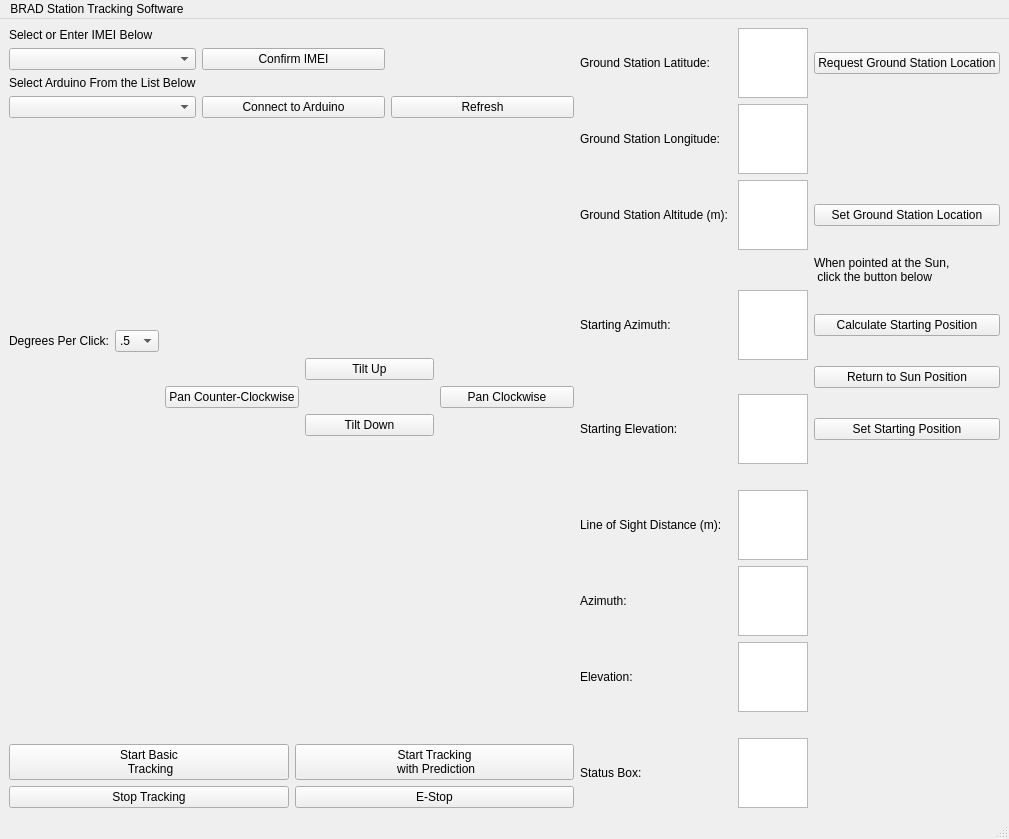
<?xml version="1.0" encoding="UTF-8"?>
<ui version="4.0">
 <author>Mathew Clutter</author>
 <class>MainWindow</class>
 <widget class="QMainWindow" name="MainWindow">
  <property name="geometry">
   <rect>
    <x>0</x>
    <y>0</y>
    <width>785</width>
    <height>728</height>
   </rect>
  </property>
  <property name="windowTitle">
   <string>MainWindow</string>
  </property>
  <widget class="QWidget" name="centralwidget">
   <layout class="QGridLayout" name="gridLayout_5">
    <item row="2" column="0">
     <spacer name="verticalSpacer_5">
      <property name="orientation">
       <enum>Qt::Vertical</enum>
      </property>
      <property name="sizeHint" stdset="0">
       <size>
        <width>20</width>
        <height>40</height>
       </size>
      </property>
     </spacer>
    </item>
    <item row="1" column="0">
     <layout class="QGridLayout" name="gridLayout_3">
      <item row="1" column="3">
       <widget class="QPushButton" name="tiltUpButton">
        <property name="text">
         <string>             Tilt Up             </string>
        </property>
       </widget>
      </item>
      <item row="0" column="0">
       <widget class="QLabel" name="label_13">
        <property name="text">
         <string>Degrees Per Click:</string>
        </property>
       </widget>
      </item>
      <item row="2" column="2">
       <widget class="QPushButton" name="panCounterClockwiseButton">
        <property name="text">
         <string>Pan Counter-Clockwise</string>
        </property>
       </widget>
      </item>
      <item row="3" column="3">
       <widget class="QPushButton" name="tiltDownButton">
        <property name="text">
         <string>Tilt Down</string>
        </property>
       </widget>
      </item>
      <item row="2" column="4">
       <widget class="QPushButton" name="panClockwiseButton">
        <property name="text">
         <string>       Pan Clockwise       </string>
        </property>
       </widget>
      </item>
      <item row="0" column="1">
       <widget class="QComboBox" name="degreesPerClickBox">
        <property name="sizeAdjustPolicy">
         <enum>QComboBox::AdjustToContents</enum>
        </property>
        <item>
         <property name="text">
          <string>.5</string>
         </property>
        </item>
        <item>
         <property name="text">
          <string>1</string>
         </property>
        </item>
        <item>
         <property name="text">
          <string>5</string>
         </property>
        </item>
        <item>
         <property name="text">
          <string>10</string>
         </property>
        </item>
       </widget>
      </item>
     </layout>
    </item>
    <item row="0" column="2" rowspan="4">
     <layout class="QGridLayout" name="gridLayout_2">
      <item row="10" column="1">
       <widget class="QPlainTextEdit" name="distanceDisplay"/>
      </item>
      <item row="11" column="1">
       <widget class="QPlainTextEdit" name="azimuthDisplay"/>
      </item>
      <item row="12" column="1">
       <widget class="QPlainTextEdit" name="elevationDisplay"/>
      </item>
      <item row="3" column="1">
       <spacer name="verticalSpacer_4">
        <property name="orientation">
         <enum>Qt::Vertical</enum>
        </property>
        <property name="sizeHint" stdset="0">
         <size>
          <width>20</width>
          <height>40</height>
         </size>
        </property>
       </spacer>
      </item>
      <item row="4" column="2">
       <widget class="QLabel" name="label_7">
        <property name="text">
         <string>When pointed at the Sun, 
 click the button below</string>
        </property>
       </widget>
      </item>
      <item row="2" column="2">
       <widget class="QPushButton" name="confirmGSLocationButton">
        <property name="text">
         <string>Set Ground Station Location</string>
        </property>
       </widget>
      </item>
      <item row="5" column="2">
       <widget class="QPushButton" name="calculateStartingPosButton">
        <property name="text">
         <string>Calculate Starting Position</string>
        </property>
       </widget>
      </item>
      <item row="15" column="1">
       <widget class="QPlainTextEdit" name="statusBox"/>
      </item>
      <item row="13" column="1">
       <spacer name="verticalSpacer_7">
        <property name="orientation">
         <enum>Qt::Vertical</enum>
        </property>
        <property name="sizeHint" stdset="0">
         <size>
          <width>20</width>
          <height>40</height>
         </size>
        </property>
       </spacer>
      </item>
      <item row="9" column="0">
       <widget class="QLabel" name="label_16">
        <property name="text">
         <string/>
        </property>
       </widget>
      </item>
      <item row="1" column="0">
       <widget class="QLabel" name="label_2">
        <property name="text">
         <string>Ground Station Longitude: </string>
        </property>
       </widget>
      </item>
      <item row="13" column="0">
       <spacer name="verticalSpacer_3">
        <property name="orientation">
         <enum>Qt::Vertical</enum>
        </property>
        <property name="sizeHint" stdset="0">
         <size>
          <width>20</width>
          <height>40</height>
         </size>
        </property>
       </spacer>
      </item>
      <item row="2" column="1">
       <widget class="QPlainTextEdit" name="GSAltBox"/>
      </item>
      <item row="5" column="0">
       <widget class="QLabel" name="label_5">
        <property name="text">
         <string>Starting Azimuth: </string>
        </property>
       </widget>
      </item>
      <item row="0" column="0">
       <widget class="QLabel" name="label">
        <property name="text">
         <string>Ground Station Latitude: </string>
        </property>
       </widget>
      </item>
      <item row="10" column="0">
       <widget class="QLabel" name="label_8">
        <property name="text">
         <string>Line of Sight Distance (m): </string>
        </property>
       </widget>
      </item>
      <item row="2" column="0">
       <widget class="QLabel" name="label_3">
        <property name="text">
         <string>Ground Station Altitude (m): </string>
        </property>
       </widget>
      </item>
      <item row="0" column="2">
       <widget class="QPushButton" name="GPSRequestButton">
        <property name="text">
         <string>Request Ground Station Location</string>
        </property>
       </widget>
      </item>
      <item row="15" column="0">
       <widget class="QLabel" name="label_12">
        <property name="text">
         <string>Status Box:</string>
        </property>
       </widget>
      </item>
      <item row="8" column="0">
       <spacer name="verticalSpacer_2">
        <property name="orientation">
         <enum>Qt::Vertical</enum>
        </property>
        <property name="sizeHint" stdset="0">
         <size>
          <width>20</width>
          <height>40</height>
         </size>
        </property>
       </spacer>
      </item>
      <item row="11" column="0">
       <widget class="QLabel" name="label_9">
        <property name="text">
         <string>Azimuth: </string>
        </property>
       </widget>
      </item>
      <item row="12" column="0">
       <widget class="QLabel" name="label_10">
        <property name="text">
         <string>Elevation: </string>
        </property>
       </widget>
      </item>
      <item row="7" column="0">
       <widget class="QLabel" name="label_6">
        <property name="text">
         <string>Starting Elevation:</string>
        </property>
       </widget>
      </item>
      <item row="14" column="1">
       <widget class="QLabel" name="label_15">
        <property name="text">
         <string/>
        </property>
       </widget>
      </item>
      <item row="1" column="1">
       <widget class="QPlainTextEdit" name="GSLongBox"/>
      </item>
      <item row="0" column="1">
       <widget class="QPlainTextEdit" name="GSLatBox"/>
      </item>
      <item row="7" column="1">
       <widget class="QPlainTextEdit" name="startingElevationBox"/>
      </item>
      <item row="7" column="2">
       <widget class="QPushButton" name="calibrateButton">
        <property name="text">
         <string>Set Starting Position</string>
        </property>
       </widget>
      </item>
      <item row="5" column="1">
       <widget class="QPlainTextEdit" name="startingAzimuthBox"/>
      </item>
      <item row="6" column="2">
       <widget class="QPushButton" name="backToSunButton">
        <property name="text">
         <string>Return to Sun Position</string>
        </property>
       </widget>
      </item>
     </layout>
    </item>
    <item row="3" column="0">
     <layout class="QGridLayout" name="gridLayout_4">
      <item row="0" column="1">
       <widget class="QPushButton" name="predictionStartButton">
        <property name="text">
         <string>Start Tracking 
 with Prediction</string>
        </property>
       </widget>
      </item>
      <item row="0" column="0">
       <widget class="QPushButton" name="startButton">
        <property name="text">
         <string>Start Basic 
 Tracking</string>
        </property>
       </widget>
      </item>
      <item row="1" column="1">
       <widget class="QPushButton" name="EStopButton">
        <property name="text">
         <string>E-Stop</string>
        </property>
       </widget>
      </item>
      <item row="1" column="0">
       <widget class="QPushButton" name="stopButton">
        <property name="text">
         <string>Stop Tracking</string>
        </property>
       </widget>
      </item>
     </layout>
    </item>
    <item row="1" column="1">
     <spacer name="horizontalSpacer">
      <property name="orientation">
       <enum>Qt::Horizontal</enum>
      </property>
      <property name="sizeHint" stdset="0">
       <size>
        <width>40</width>
        <height>20</height>
       </size>
      </property>
     </spacer>
    </item>
    <item row="0" column="0">
     <layout class="QGridLayout" name="gridLayout">
      <item row="0" column="0">
       <widget class="QLabel" name="label_4">
        <property name="text">
         <string>Select or Enter IMEI Below</string>
        </property>
       </widget>
      </item>
      <item row="4" column="0">
       <spacer name="verticalSpacer">
        <property name="orientation">
         <enum>Qt::Vertical</enum>
        </property>
        <property name="sizeHint" stdset="0">
         <size>
          <width>20</width>
          <height>40</height>
         </size>
        </property>
       </spacer>
      </item>
      <item row="1" column="0">
       <widget class="QComboBox" name="IMEIComboBox"/>
      </item>
      <item row="3" column="1">
       <widget class="QPushButton" name="connectToArduinoButton">
        <property name="text">
         <string>Connect to Arduino</string>
        </property>
       </widget>
      </item>
      <item row="2" column="0">
       <widget class="QLabel" name="label_11">
        <property name="text">
         <string>Select Arduino From the List Below</string>
        </property>
       </widget>
      </item>
      <item row="3" column="0">
       <widget class="QComboBox" name="COMPortComboBox"/>
      </item>
      <item row="1" column="1">
       <widget class="QPushButton" name="confirmIMEIButton">
        <property name="text">
         <string>Confirm IMEI</string>
        </property>
       </widget>
      </item>
      <item row="3" column="2">
       <widget class="QPushButton" name="refreshCOMPortsButton">
        <property name="text">
         <string>Refresh</string>
        </property>
       </widget>
      </item>
     </layout>
    </item>
    <item row="4" column="0">
     <spacer name="verticalSpacer_6">
      <property name="orientation">
       <enum>Qt::Vertical</enum>
      </property>
      <property name="sizeHint" stdset="0">
       <size>
        <width>20</width>
        <height>40</height>
       </size>
      </property>
     </spacer>
    </item>
    <item row="4" column="2">
     <spacer name="verticalSpacer_8">
      <property name="orientation">
       <enum>Qt::Vertical</enum>
      </property>
      <property name="sizeHint" stdset="0">
       <size>
        <width>20</width>
        <height>40</height>
       </size>
      </property>
     </spacer>
    </item>
   </layout>
  </widget>
  <widget class="QMenuBar" name="menubar">
   <property name="geometry">
    <rect>
     <x>0</x>
     <y>0</y>
     <width>785</width>
     <height>20</height>
    </rect>
   </property>
   <widget class="QMenu" name="menuBRAD_Station_Tracking_Software">
    <property name="title">
     <string>BRAD Station Tracking Software</string>
    </property>
   </widget>
   <addaction name="menuBRAD_Station_Tracking_Software"/>
  </widget>
  <widget class="QStatusBar" name="statusbar"/>
 </widget>
 <resources/>
 <connections/>
</ui>
